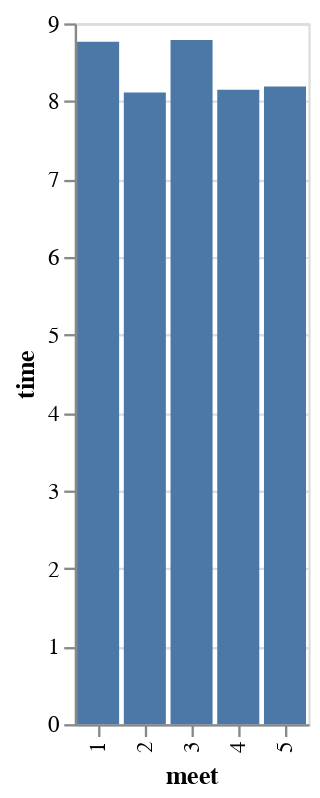

This figure's notebook cell:
### Markdown cell above
👩🎓 *Student Question: Can you compute this for another runner? Can
you make it a bar graph instead?*

### Code cell
m_df = df[df["athlete"] == "Meira"]
chart = (alt.Chart(js_df)
           .mark_bar()
           .encode(x = "meet:O",
                   y = "time:Q"))
chart

### Figure 1 — Vega-Lite specification as saved in the notebook (floating-point values rounded to 4 significant figures)
{"config": {"view": {"continuousWidth": 400, "continuousHeight": 300}}, "data": {"name": "data-d148592bdf477086dbb167c72e9da9a3"}, "mark": "bar", "encoding": {"x": {"type": "ordinal", "field": "meet"}, "y": {"type": "quantitative", "field": "time"}}, "$schema": "https://vega.github.io/schema/vega-lite/v4.8.1.json", "datasets": {"data-d148592bdf477086dbb167c72e9da9a3": [{"athlete": "Jung-Sook", "meet": 1, "time": 8.764, "image": "https://srush.github.io/BT-AI/image4.jpeg"}, {"athlete": "Jung-Sook", "meet": 2, "time": 8.112, "image": "https://srush.github.io/BT-AI/image4.jpeg"}, {"athlete": "Jung-Sook", "meet": 3, "time": 8.787, "image": "https://srush.github.io/BT-AI/image4.jpeg"}, {"athlete": "Jung-Sook", "meet": 4, "time": 8.148, "image": "https://srush.github.io/BT-AI/image4.jpeg"}, {"athlete": "Jung-Sook", "meet": 5, "time": 8.19, "image": "https://srush.github.io/BT-AI/image4.jpeg"}]}}
